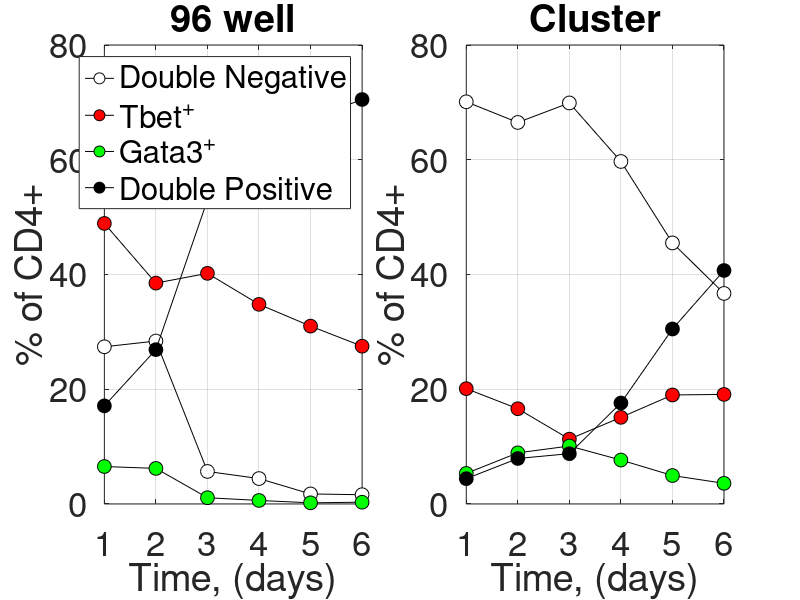
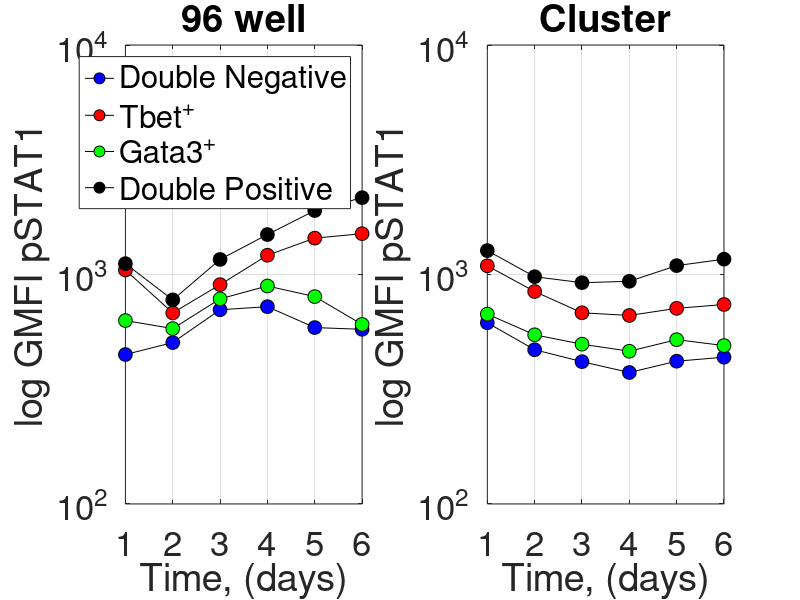
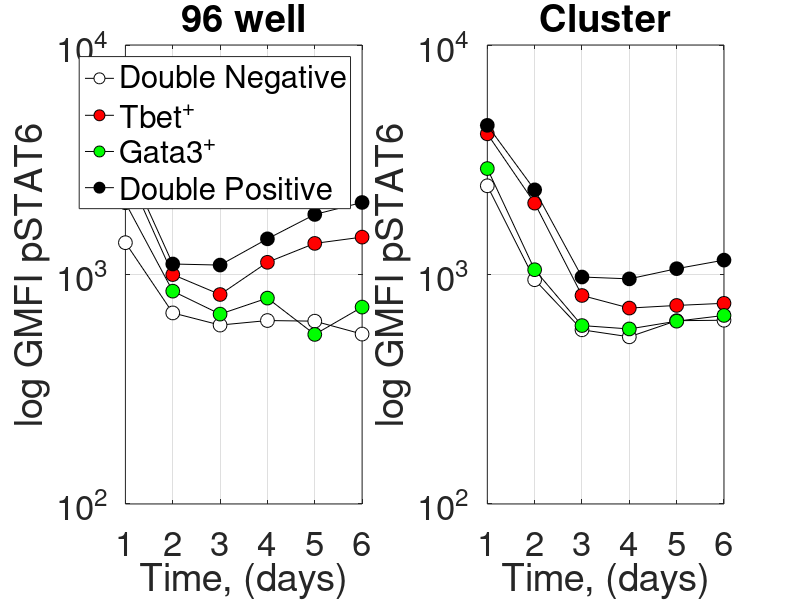

The MATLAB script that drew these images, in order:
%Cluster versus 96 well plate Th1/Th2 experiment 11.19.13

%%

%Plot Different populations for 96 well versus cluster

Time=[1 2 3 4 5 6];

DN_96=[27.4 28.4 5.67 4.43 1.75 1.61];
Tbetpos_96=[48.9 38.5 40.2 34.8 31 27.5];
Gata3pos_96=[6.53 6.2 1.09 0.613 0.2 0.308];
DP_96=[17.1 26.9 53 60.2 67.1 70.5];

DN_cluster=[70.1 66.5 69.9 59.7 45.5 36.7];
Tbetpos_cluster=[20.1 16.6 11.3 15.1 19 19.1];
Gata3pos_cluster=[5.33 8.91 10.1 7.66 4.96 3.6];
DP_cluster=[4.41 7.93 8.77 17.6 30.5 40.7];

figure()
subplot(1,2,1)
hold on
plot(Time, DN_96, '-ko', 'markeredgecolor', 'k', 'markerfacecolor', 'w', 'markersize', 10)
plot(Time, Tbetpos_96, '-ko', 'markeredgecolor', 'k', 'markerfacecolor', 'r', 'markersize', 10)
plot(Time, Gata3pos_96, '-ko', 'markeredgecolor', 'k', 'markerfacecolor', 'g', 'markersize', 10)
plot(Time, DP_96, '-ko', 'markeredgecolor', 'k', 'markerfacecolor', 'k', 'markersize', 10)
set(gcf, 'color', 'w')
set(gca, 'Fontsize', 25, 'xgrid', 'on', 'ygrid', 'on')
xlabel('Time, (days)')
ylabel('% of CD4+')
legend('Double Negative', 'Tbet^+', 'Gata3^+', 'Double Positive')
title('96 well')
box on
subplot(1,2,2)
hold on
plot(Time, DN_cluster, '-ko', 'markeredgecolor', 'k', 'markerfacecolor', 'w', 'markersize', 10)
plot(Time, Tbetpos_cluster, '-ko', 'markeredgecolor', 'k', 'markerfacecolor', 'r', 'markersize', 10)
plot(Time, Gata3pos_cluster, '-ko', 'markeredgecolor', 'k', 'markerfacecolor', 'g', 'markersize', 10)
plot(Time, DP_cluster, '-ko', 'markeredgecolor', 'k', 'markerfacecolor', 'k', 'markersize', 10)
set(gcf, 'color', 'w')
set(gca, 'Fontsize', 25, 'xgrid', 'on', 'ygrid', 'on')
xlabel('Time, (days)')
ylabel('% of CD4+')
title('Cluster')
box on

%%

%Plot the pSTAT1 levels for different quadrants

Time=[1 2 3 4 5 6];

DN_96=[448 505 702 724 587 577];
Tbetpos_96=[1046 680 903 1213 1440 1506];
Gata3pos_96=[630 581 783 891 801 606];
DP_96=[1115 775 1163 1493 1899 2161];

DN_cluster=[616 470 417 374 419 436];
Tbetpos_cluster=[1091 843 681 663 712 740];
Gata3pos_cluster=[672 546 497 463 520 490];
DP_cluster=[1271 978 921 934 1093 1166];

figure()
subplot(1,2,1)
hold on
plot(Time, DN_96, '-ko', 'markeredgecolor', 'k', 'markerfacecolor', 'b', 'markersize', 10)
plot(Time, Tbetpos_96, '-ko', 'markeredgecolor', 'k', 'markerfacecolor', 'r', 'markersize', 10)
plot(Time, Gata3pos_96, '-ko', 'markeredgecolor', 'k', 'markerfacecolor', 'g', 'markersize', 10)
plot(Time, DP_96, '-ko', 'markeredgecolor', 'k', 'markerfacecolor', 'k', 'markersize', 10)
set(gcf, 'color', 'w')
set(gca, 'Fontsize', 25, 'xgrid', 'on', 'ygrid', 'on', 'yscale', 'log')
xlabel('Time, (days)')
ylabel('log GMFI pSTAT1')
legend('Double Negative', 'Tbet^+', 'Gata3^+', 'Double Positive')
title('96 well')
box on
subplot(1,2,2)
hold on
plot(Time, DN_cluster, '-ko', 'markeredgecolor', 'k', 'markerfacecolor', 'b', 'markersize', 10)
plot(Time, Tbetpos_cluster, '-ko', 'markeredgecolor', 'k', 'markerfacecolor', 'r', 'markersize', 10)
plot(Time, Gata3pos_cluster, '-ko', 'markeredgecolor', 'k', 'markerfacecolor', 'g', 'markersize', 10)
plot(Time, DP_cluster, '-ko', 'markeredgecolor', 'k', 'markerfacecolor', 'k', 'markersize', 10)
set(gcf, 'color', 'w')
set(gca, 'Fontsize', 25, 'xgrid', 'on', 'ygrid', 'on', 'yscale', 'log')
xlabel('Time, (days)')
ylabel('log GMFI pSTAT1')
title('Cluster')
box on

%%

%Plot the pSTAT6 levels for different quadrants

Time=[1 2 3 4 5 6];

DN_96=[1376 680 602 630 626 550];
Tbetpos_96=[2893 999 818 1130 1366 1455];
Gata3pos_96=[2054 846 672 789 548 721];
DP_96=[3173 1111 1099 1430 1826 2060];

DN_cluster=[2435 949 574 535 629 632];
Tbetpos_cluster=[4101 2046 810 714 733 749];
Gata3pos_cluster=[2894 1049 599 579 626 663];
DP_cluster=[4466 2338 975 957 1060 1155];

figure()
subplot(1,2,1)
hold on
plot(Time, DN_96, '-ko', 'markeredgecolor', 'k', 'markerfacecolor', 'w', 'markersize', 10)
plot(Time, Tbetpos_96, '-ko', 'markeredgecolor', 'k', 'markerfacecolor', 'r', 'markersize', 10)
plot(Time, Gata3pos_96, '-ko', 'markeredgecolor', 'k', 'markerfacecolor', 'g', 'markersize', 10)
plot(Time, DP_96, '-ko', 'markeredgecolor', 'k', 'markerfacecolor', 'k', 'markersize', 10)
set(gcf, 'color', 'w')
set(gca, 'Fontsize', 25, 'xgrid', 'on', 'ygrid', 'on', 'yscale', 'log')
xlabel('Time, (days)')
ylabel('log GMFI pSTAT6')
legend('Double Negative', 'Tbet^+', 'Gata3^+', 'Double Positive')
title('96 well')
box on
subplot(1,2,2)
hold on
plot(Time, DN_cluster, '-ko', 'markeredgecolor', 'k', 'markerfacecolor', 'w', 'markersize', 10)
plot(Time, Tbetpos_cluster, '-ko', 'markeredgecolor', 'k', 'markerfacecolor', 'r', 'markersize', 10)
plot(Time, Gata3pos_cluster, '-ko', 'markeredgecolor', 'k', 'markerfacecolor', 'g', 'markersize', 10)
plot(Time, DP_cluster, '-ko', 'markeredgecolor', 'k', 'markerfacecolor', 'k', 'markersize', 10)
set(gcf, 'color', 'w')
set(gca, 'Fontsize', 25, 'xgrid', 'on', 'ygrid', 'on', 'yscale', 'log')
xlabel('Time, (days)')
ylabel('log GMFI pSTAT6')
title('Cluster')
box on
